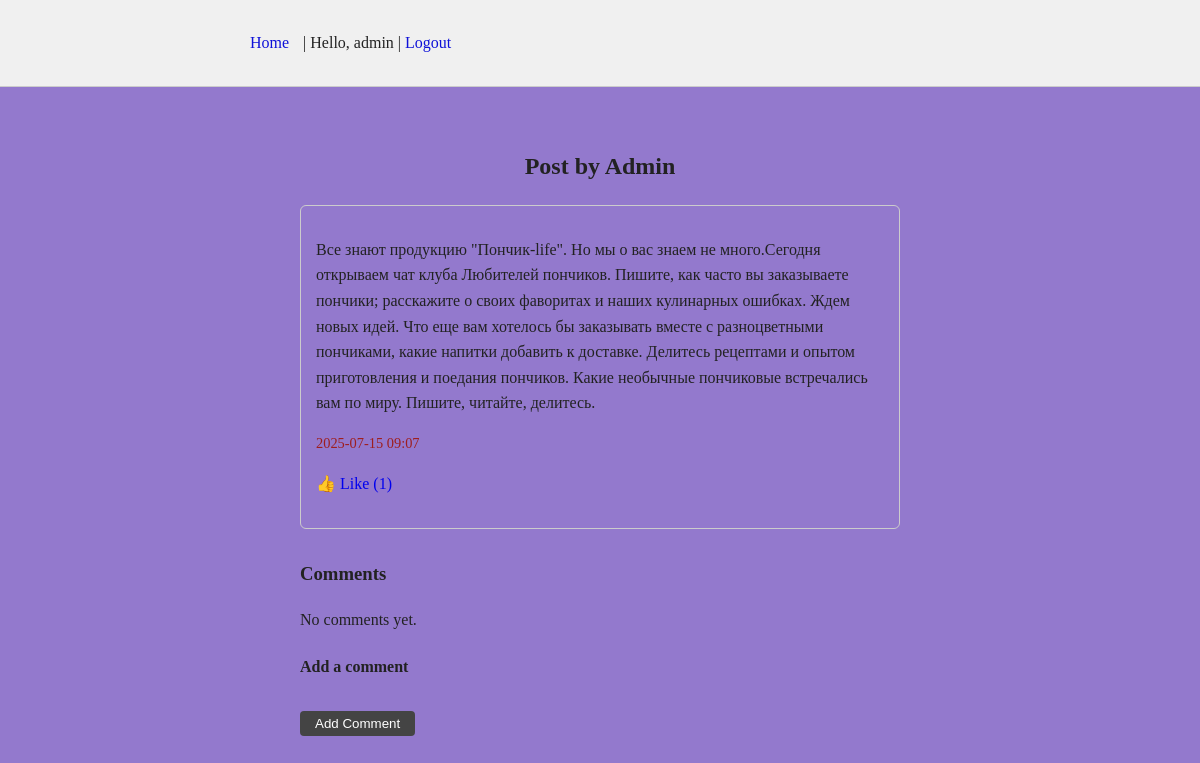
Page /post/8/ (signed in) on the committed database.
### main/models.py (models this page shows, shortened)
class Post(models.Model):
    author = models.ForeignKey(User, on_delete=models.CASCADE)
    content = models.TextField()
    image = models.ImageField(upload_to='post_images/', blank=True, null=True)  # ✅ новое поле
    created_at = models.DateTimeField(auto_now_add=True)
    likes = models.ManyToManyField(User, related_name='liked_posts', blank=True)

### main/views.py (the view)
# urls.py: path('post/<int:post_id>/', views.post_detail, name='post_detail'),
@login_required
def post_detail(request, post_id):
    post = get_object_or_404(Post, id=post_id)
    if request.method == 'POST':
        content = request.POST.get('content')
        if content:
            post.comments.create(user=request.user, content=content)
        return redirect('index')
    return render(request, 'main/post_detail.html', {
        'post': post,
        'comments': post.comments.all()
    })

### main/templates/main/post_detail.html (shortened to what this page needs)
{% extends 'main/base.html' %}
{% block content %}
<div style="max-width: 600px; margin: auto; padding: 20px;">
  <h2 style="text-align: center;">Post by {{ post.author.username }}</h2>
  <div style="margin-bottom: 30px; padding: 15px; border: 1px solid #ccc; border-radius: 6px;">
    <p>{{ post.content }}</p>
    <p style="font-size: 0.9em; color: #9e1e1e;">{{ post.created_at|date:"Y-m-d H:i" }}</p>
    <p>
      <a href="{% url 'like_post' post.id %}" style="text-decoration: none;">👍 Like ({{ post.likes.count }})</a>
    </p>
  </div>
  <h3>Comments</h3>
  <ul style="list-style: none; padding: 0;">
    {% for comment in comments %}
      <li style="border-bottom: 1px solid #eee; padding: 10px 0;">
        <strong>{{ comment.user.username }}</strong>: {{ comment.content }}
        {% if comment.user == user %}
          <form action="{% url 'delete_comment' comment.id %}" method="post" style="display:inline; margin-left: 10px;">
            {% csrf_token %}
            <button type="submit" style="border: none; background: none; color: red; cursor: pointer;">✖</button>
          </form>
        {% endif %}
        <div style="font-size: 0.8em; color: #9e1e1e;">{{ comment.created_at|date:"Y-m-d H:i" }}</div>
      </li>
    {% empty %}
      <li>No comments yet.</li>
    {% endfor %}
  </ul>
  <h4>Add a comment</h4>
  <form method="post">
    <button type="submit" style="margin-top: 10px; padding: 5px 15px; background-color: #444; color: white; border: none; border-radius: 4px;">Add Comment</button>
  </form>
</div>
{% endblock %}

### main/templates/main/base.html (shortened to what this page needs)
{% load static %}
<!DOCTYPE html>
<html lang="en">
<head>
    <link rel="stylesheet" href="{% static 'main/style.css' %}">
</head>
<body>
    <header>
        <div class="container">
            <nav>
               <a href="{% url 'home' %}">Home</a>
                {% if user.is_authenticated %}
                    | <span>Hello, {{ user.username }}</span>
                    | <a href="{% url 'logout' %}">Logout</a>
                {% else %}
                    | <a href="{% url 'login' %}">Login</a>
                    | <a href="{% url 'register' %}">Register</a>
                {% endif %}
            </nav>
        </div>
    </header>
    <main class="container">
        {% block content %}{% endblock %}
    </main>
</body>
</html>

### main/static/main/style.css (style rules this page uses)
body { font-family: Georgia, serif; background-color: #9379cd; color: #222; line-height: 1.6; margin: 0; padding: 0; }
.container { max-width: 700px; margin: 0 auto; padding: 20px; }
header { background-color: #f0f0f0; border-bottom: 1px solid #ccc; padding: 10px 0; }
nav a { color: #0e11d8; text-decoration: none; margin-right: 10px; }
form { margin-bottom: 20px; }
button { padding: 6px 12px; background-color: #f40c87; border: 1px solid #9e1e1e; cursor: pointer; }

### rows in the picture
Post: author.username "Admin", content "Все знают продукцию \"Пончик-life\". Но мы о вас знаем не много.Сегодня открываем чат клуба Любителей пончиков. Пишите, как часто вы заказываете пончики; расскажите о своих фаворитах и наших кулинарных ошибках. Ждем новых идей. Что еще вам хотелось бы заказывать вместе с разноцветными пончиками, какие напитки добавить к доставке. Делитесь рецептами и опытом приготовления и поедания пончиков. Какие необычные пончиковые встречались вам по миру. Пишите, читайте, делитесь.", created_at "2025-07-15 09:07", likes.count "1"

### other values in the picture
{{ user.username }} "admin"
